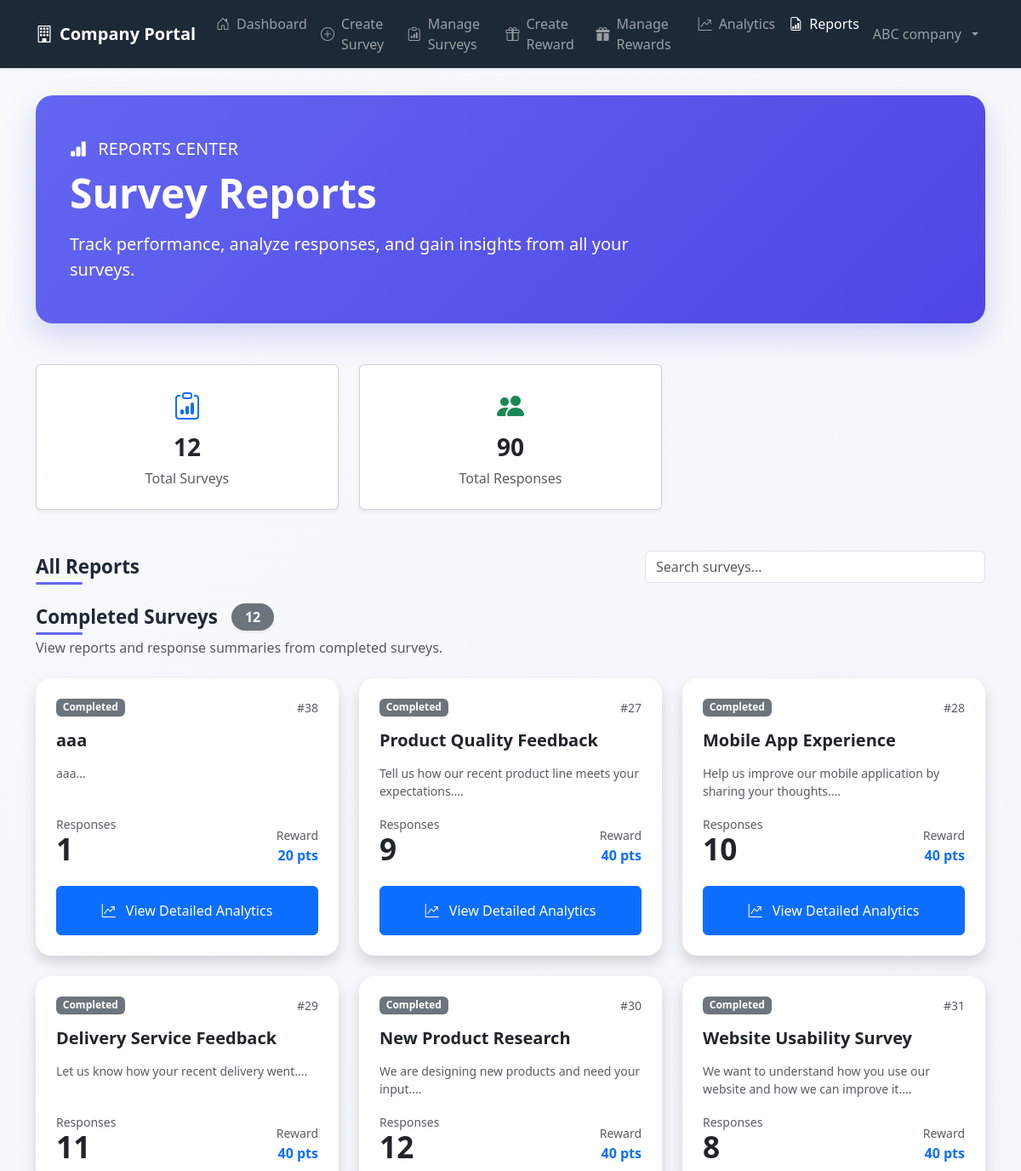
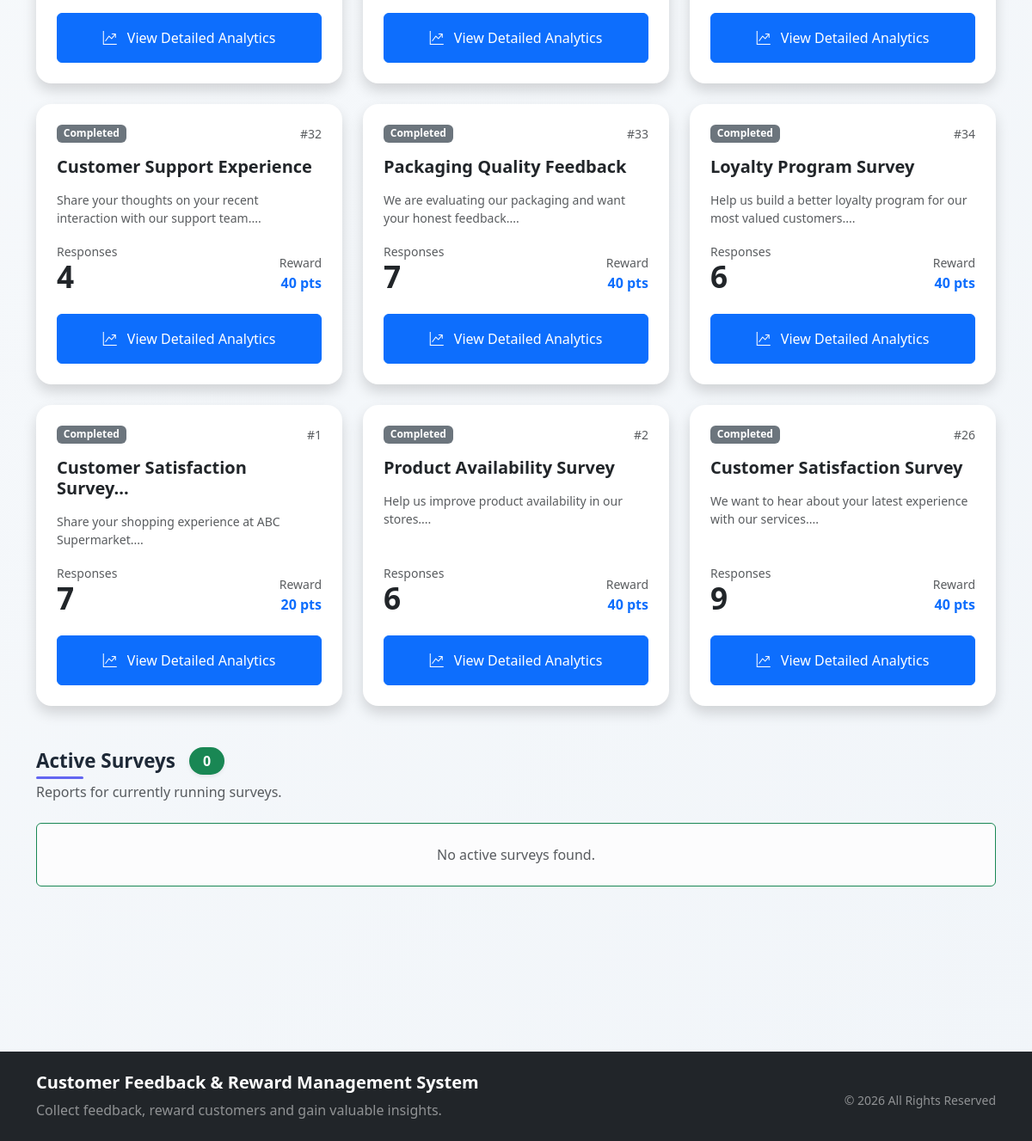
/company/survey_reports.php (signed in), run on the app's committed database (2 pictures, top to bottom).
### tables this page shows
CREATE TABLE `surveys` (
  `survey_id` int NOT NULL AUTO_INCREMENT,
  `company_id` int NOT NULL,
  `title` varchar(200) NOT NULL,
  `description` text,
  `points_reward` int NOT NULL,
  `status` enum('draft','active') DEFAULT 'draft',
  `expiry_date` date DEFAULT NULL,
  `created_at` timestamp NULL DEFAULT CURRENT_TIMESTAMP,
  PRIMARY KEY (`survey_id`),
  KEY `company_id` (`company_id`),
  KEY `idx_status` (`status`),
  KEY `idx_expiry` (`expiry_date`),
  CONSTRAINT `fk_surveys_company` FOREIGN KEY (`company_id`) REFERENCES `companies` (`company_id`) ON DELETE CASCADE
);

### company/survey_reports.php (the view, shortened to what this page needs)
<?php
include("../config/db.php");
$company_id = $_SESSION['company_id'];
$sql = "
SELECT *
FROM surveys
WHERE company_id = '$company_id' AND status = 'active'
ORDER BY created_at DESC
";
$result = mysqli_query($conn, $sql);
?>
<!DOCTYPE html>
<html lang="en">
<head>
    <link href="https://cdn.jsdelivr.net/npm/bootstrap@5.3.6/dist/css/bootstrap.min.css" rel="stylesheet">
    <link href="https://cdn.jsdelivr.net/npm/bootstrap-icons@1.11.3/font/bootstrap-icons.css" rel="stylesheet">
</head>
<body>
    <?php include("../includes/company_navbar.php"); ?>
    <div class="container dashboard-container">
        <div class="hero-section">
            <div class="row align-items-center">
                <div class="col-lg-8">
                    <p class="mb-2 opacity-90 fs-5">
                        <i class="bi bi-bar-chart-fill me-2"></i>
                        REPORTS CENTER
                    </p>
                    <h1 class="display-5 fw-bold mb-3">Survey Reports</h1>
                    <p class="lead opacity-90 mb-0">
                        Track performance, analyze responses, and gain insights from all your surveys.
                    </p>
                </div>
            </div>
        </div>
        <?php if (mysqli_num_rows($result) > 0): ?>
            <div class="row g-4 mb-5">
                <div class="col-md-4">
                    <div class="card shadow-sm text-center p-4">
                        <div class="text-primary mb-2">
                            <i class="bi bi-clipboard-data fs-2"></i>
                        </div>
                        <h3 class="fw-bold"><?php echo mysqli_num_rows($result); ?></h3>
                        <p class="text-muted mb-0">Total Surveys</p>
                    </div>
                </div>
                <div class="col-md-4">
                    <div class="card shadow-sm text-center p-4">
                        <div class="text-success mb-2">
                            <i class="bi bi-people-fill fs-2"></i>
                        </div>
                        <h3 class="fw-bold" id="totalResponses">0</h3>
                        <p class="text-muted mb-0">Total Responses</p>
                    </div>
                </div>
            </div>
            <div class="mb-4 d-flex flex-column flex-md-row gap-3 align-items-md-center justify-content-between">
                <h4 class="section-title mb-0">All Reports</h4>
                <input type="text" id="reportSearch"
                       class="form-control flex-grow-1"
                       style="max-width: 400px;"
                       placeholder="Search surveys..."
                       onkeyup="filterReports()">
            </div>
            <?php
            $completed_surveys = [];
            $active_surveys = [];
            mysqli_data_seek($result, 0);
            while($survey = mysqli_fetch_assoc($result)) {
                $survey_id = $survey['survey_id'];
                $count_sql = "SELECT COUNT(*) AS total FROM responses WHERE survey_id = '$survey_id'";
                $count_result = mysqli_query($conn, $count_sql);
                $count_row = mysqli_fetch_assoc($count_result);
                $responses = $count_row['total'];
                $isCompleted = strtotime($survey['expiry_date']) < time();
                $survey['responses'] = $responses;
                if ($isCompleted) {
                    $completed_surveys[] = $survey;
                } else {
                    $active_surveys[] = $survey;
                }
            }
            ?>
            <div class="mb-5">
                <div class="d-flex align-items-center mb-2">
                    <h4 class="section-title mb-0 me-3">Completed Surveys</h4>
                    <span class="badge bg-secondary rounded-pill px-3 py-2 fs-6 shadow-sm"><?php echo count($completed_surveys); ?></span>
                </div>
                <p class="text-muted mb-4">View reports and response summaries from completed surveys.</p>
                <div class="row g-4 reports-container">
                    <?php foreach($completed_surveys as $survey): ?>
                        <div class="col-lg-4 col-md-6 report-item">
                            <div class="report-card card shadow h-100">
                                <div class="card-body d-flex flex-column p-4">
                                    <div class="d-flex justify-content-between align-items-start mb-3">
                                        <span class="badge bg-secondary">Completed</span>
                                        <small class="text-muted">#<?php echo $survey['survey_id']; ?></small>
                                    </div>
                                    <h5 class="card-title fw-semibold mb-3"><?php echo htmlspecialchars($survey['title']); ?></h5>
                                    <?php if (!empty($survey['description'])): ?>
                                        <p class="text-muted flex-grow-1 small">
                                            <?php echo htmlspecialchars(substr($survey['description'], 0, 95)); ?>...
                                        </p>
                                    <?php endif; ?>
                                    <div class="mt-auto">
                                        <div class="d-flex justify-content-between align-items-end mb-4">
                                            <div>
                                                <small class="text-muted">Responses</small><br>
                                                <span class="response-count text-dark"><?php echo $survey['responses']; ?></span>
                                            </div>
                                            <div class="text-end">
                                                <small class="text-muted">Reward</small><br>
                                                <strong class="text-primary"><?php echo $survey['points_reward']; ?> pts</strong>
                                            </div>
                                        </div>
                                        <a href="analytics_details.php?survey_id=<?php echo $survey['survey_id']; ?>"
                                           class="btn btn-primary w-100 py-3">
                                            <i class="bi bi-graph-up-arrow me-2"></i>
                                            View Detailed Analytics
                                        </a>
                                    </div>
                                </div>
                            </div>
                        </div>
                    <?php endforeach; ?>
                </div>
            </div>
            <div class="mb-5">
                <div class="d-flex align-items-center mb-2">
                    <h4 class="section-title mb-0 me-3">Active Surveys</h4>
                    <span class="badge bg-success rounded-pill px-3 py-2 fs-6 shadow-sm"><?php echo count($active_surveys); ?></span>
                </div>
                <p class="text-muted mb-4">Reports for currently running surveys.</p>
                <div class="row g-4 reports-container">
                    <?php if (count($active_surveys) == 0): ?>
                        <div class="col-12"><div class="alert alert-light border border-success text-muted text-center py-4">No active surveys found.</div></div>
                    <?php endif; ?>
                </div>
            </div>
        <?php endif; ?>
    </div>
    <?php include('../includes/footer.php'); ?>
</body>
</html>

### company/survey_reports.php (style rules this page uses)
:root { --primary: #6366f1; --primary-dark: #4f46e5; --success: #10b981; --dark: #1e2937; }
body { background: linear-gradient(135deg, #f8fafc 0%, #f1f5f9 100%); font-family: 'Segoe UI', system-ui, -apple-system, sans-serif; min-height: 100vh; }
.dashboard-container { padding-top: 2rem; padding-bottom: 5rem; }
.hero-section { background: linear-gradient(135deg, #6366f1 0%, #4f46e5 100%); color: white; border-radius: 20px; padding: 3rem 2.5rem; margin-bottom: 3rem; box-shadow: 0 15px 35px rgba(99, 102, 241, 0.25); }
.report-card { border: none; border-radius: 18px; transition: all 0.3s cubic-bezier(0.4, 0, 0.2, 1); height: 100%; }
.response-count { font-size: 2.2rem; font-weight: 800; line-height: 1; }
.section-title { font-size: 1.4rem; font-weight: 600; color: var(--dark); position: relative; display: inline-block; }
.section-title:after { content: ''; position: absolute; bottom: -7px; left: 0; width: 55px; height: 3px; background: var(--primary); border-radius: 3px; }

### data on the page
surveys: survey_id "38", title "aaa", description "aaa", company "1", points_reward "20"
surveys: survey_id "27", title "Product Quality Feedback", description "Tell us how our recent product line meets your expectations.", responses "9", points_reward "40"
surveys: survey_id "28", title "Mobile App Experience", description "Help us improve our mobile application by sharing your thoughts.", responses "10", points_reward "40"
surveys: survey_id "29", title "Delivery Service Feedback", description "Let us know how your recent delivery went.", responses "11", points_reward "40"
surveys: survey_id "30", title "New Product Research", description "We are designing new products and need your input.", responses "12", points_reward "40"
surveys: survey_id "31", title "Website Usability Survey", description "We want to understand how you use our website and how we can improve it.", responses "8", points_reward "40"
surveys: survey_id "32", title "Customer Support Experience", description "Share your thoughts on your recent interaction with our support team.", responses "4", points_reward "40"
surveys: survey_id "33", title "Packaging Quality Feedback", description "We are evaluating our packaging and want your honest feedback.", responses "7", points_reward "40"
surveys: survey_id "34", title "Loyalty Program Survey", description "Help us build a better loyalty program for our most valued customers.", responses "6", points_reward "40"
surveys: survey_id "1", title "Customer Satisfaction Survey...", description "Share your shopping experience at ABC Supermarket.", responses "7", points_reward "20"
surveys: survey_id "2", title "Product Availability Survey", description "Help us improve product availability in our stores.", responses "6", points_reward "40"
surveys: survey_id "26", title "Customer Satisfaction Survey", description "We want to hear about your latest experience with our services.", responses "9", points_reward "40"

### other printed values
$_SESSION['company_name'] "ABC company"
mysqli_num_rows($result) "12"
count($completed_surveys) "12"
count($active_surveys) "0"
